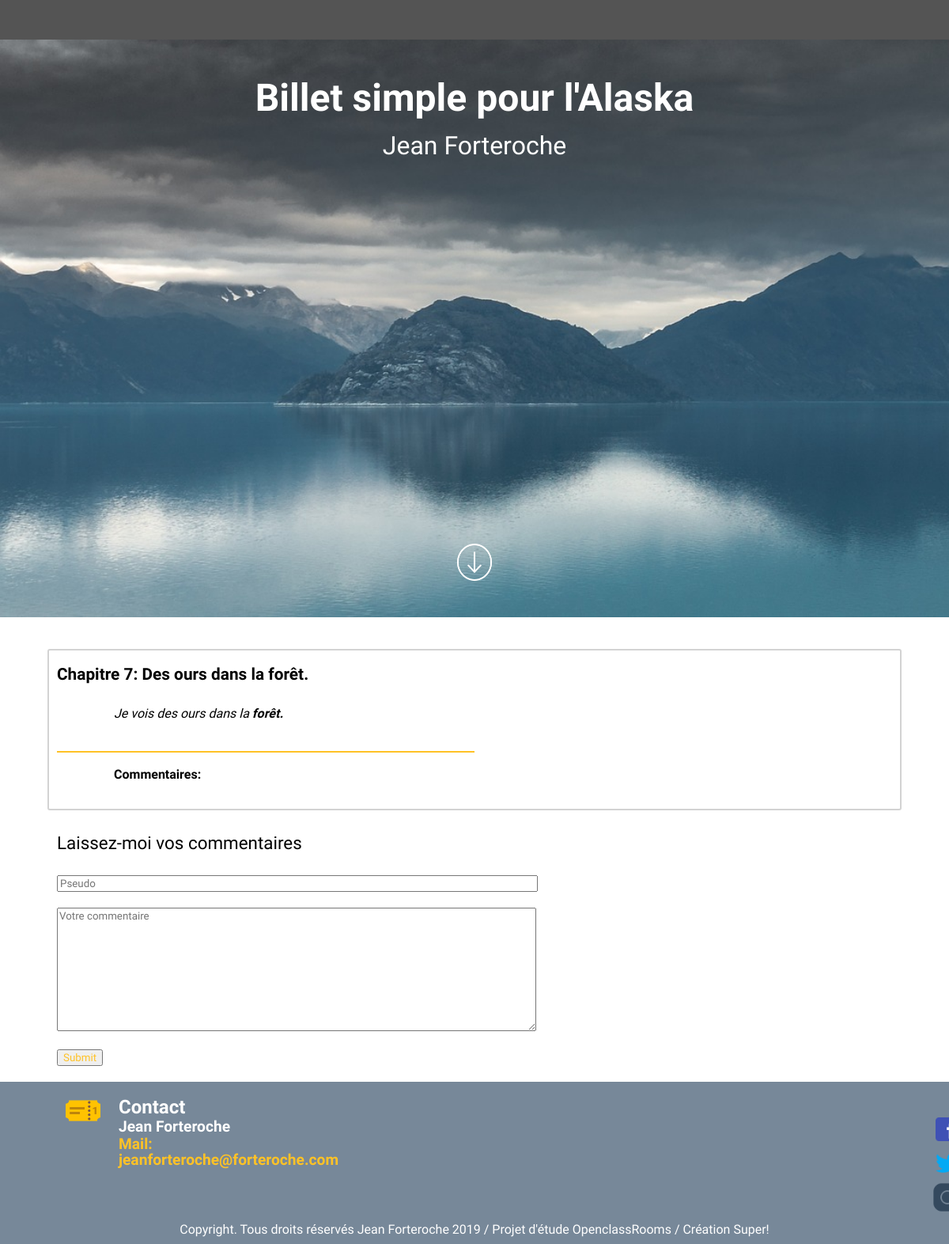
/chapters.php?id=47, run on the app's committed database.
### tables this page shows
CREATE TABLE `chapters` (
  `id` int(11) NOT NULL,
  `title` varchar(300) NOT NULL,
  `content` text NOT NULL
);

### chapters.php (the view, shortened to what this page needs)
<?php
try
{
    $db = new PDO('mysql:host=localhost;dbname=projet_4;charset=utf8', 'root', 'root',
    array(PDO::ATTR_ERRMODE => PDO::ERRMODE_EXCEPTION));
}
catch(Exception $e)
{
    die('erreur : '.$e->getMessage());
}
$id = (int) $_GET['id'];
$req = $db->prepare('SELECT * FROM chapters WHERE id = ?');
$req->execute(array($id));
$chapter = $req->fetch();
?>
<!DOCTYPE html>
<html lang="fr">
    <head>
    <?php include("head.php"); ?>
    </head>
    <body>
        <header class="index_header">
        </header>
        <section class="chapters_header">
            <h1>Billet simple pour l'Alaska</h1>
            <h2>Jean Forteroche</h2>
            <img class="scroll_white_chapters" src="images/icons8-scroll-down-wht.png" alt="icone_scroll" />
        </section>
        <section class="edit_chapters">
                <div class="chapters_published">
                    <h3><?= $chapter['title'] ?></h3><br/>
                    <p><?= $chapter['content'] ?></p><br/>
                    <hr>
                    <p class="comments_publication">Commentaires: </p>
                </div>
            <div class="comments">
                <h4>Laissez-moi vos commentaires</h4>
                <form class="comments_form" action="chapters.php?id=<?= $id ?>" method="post">
                    <input class="pseudo" type="text" name="pseudo" placeholder="Pseudo" id="pseudo"><br/>
                    <textarea class="comment" name="comment" placeholder="Votre commentaire" id="comment" cols="30" rows="10"></textarea><br/>
                    <input class="submit" type="submit" name="submit" placeholder="Envoyer" id="submit"><br/>
                </form>
            </div>
        </section>
    </body>
    <footer class="footer">
		<?php include("footer.php"); ?>
	</footer>
</html>

### stylesheet.css (style rules this page uses)
html, body, div, span, applet, object, iframe, h1, h2, h3, h4, h5, h6, p, blockquote, pre, a, abbr, acronym, address, big, cite, code, del, dfn, em, img, ins, kbd, q, s, samp, small, strike, strong, sub, sup, tt, var, b, u, i, center, dl, dt, dd, ol, ul, li, fieldset, form, label, legend, table, caption, tbody, tfoot, thead, tr, th, td, article, aside, canvas, details, embed, figure, figcaption, footer, header, hgroup, menu, nav, output, ruby, section, summary, time, mark, audio, video { margin: 0; padding: 0; border: 0; font-size: 100%; font: inherit; vertical-align: baseline; box-sizing: border-box; }
article, aside, details, figcaption, figure, footer, header, hgroup, menu, nav, section { display: block; }
body { line-height: 1; }
html, body { margin: 0; padding: 0; }
strong { font-weight: 700; }
em { font-style: italic; }
.index_header { position: fixed; z-index: 90; display: flex; background-color: #545454; width: 100%; height: 50px; padding-left: 1200px; padding-top: 17px; color: white; }
.footer { display: flex; flex-direction: column; background-color: lightslategrey; font-family: 'poiret one', cursive; color: white; }
.chapters_header { background-image: url("images/alaska-2964658_1920.jpg"); background-size: cover; display: flex; flex-direction: column; font-family: 'poiret one', cursive; padding-top: 50px; height: 780px; }
.chapters_header h1, .chapters_header h2 { color: white; }
.chapters_header h1 { font-size: 3em; font-weight: bold; margin: 0 auto; padding-top: 50px; }
.chapters_header h2 { font-size: 2em; margin: 0 auto; padding-top: 20px; }
.scroll_white_chapters { margin: 0 auto; height: 7%; width: 4%; margin-top: 485px; }
.edit_chapters { display: flex; flex-direction: column; padding-top: 30px; font-family: 'poiret one', cursive; }
.edit_chapters hr { margin-left: 0px; width: 50%; height: 2px; background-color: #ffc226; border: none; }
.comment { font-family: 'poiret one', cursive; }
.comments_publication { font-weight: bold; margin-top: 20px; margin-bottom: 20px; }
.comments h4 { font-size: 1.4em; padding-top: 20px; padding-left: 72px; }
.comments_form { padding-top: 30px; }
.id_chapters, .pseudo, .comment { font-family: 'poiret one', cursive; margin-left: 72px; margin-bottom: 20px; width: 50%; color: #ffc226; }
.submit { margin-left: 72px; margin-bottom: 20px; }
.edit_chapters p { font-family: 'poiret one', cursive; margin-left: 72px; margin-bottom: 20px; }
.chapters_published { padding: 20px 10px; margin: 10px auto; border: 2px solid lightgrey; border-radius: 3px 3px 3px 3px; width: 90%; }
.chapters_published h3 { font-weight: bold; font-size: 1.3em; color: black; }
.chapters_published p { margin-bottom: 15px; }
.submit { font-family: 'poiret one', 'cursive'; color: #ffc226; }

### data on the page
chapters: title "Chapitre 7: Des ours dans la forêt.", content "Je vois des ours dans la forêt."
